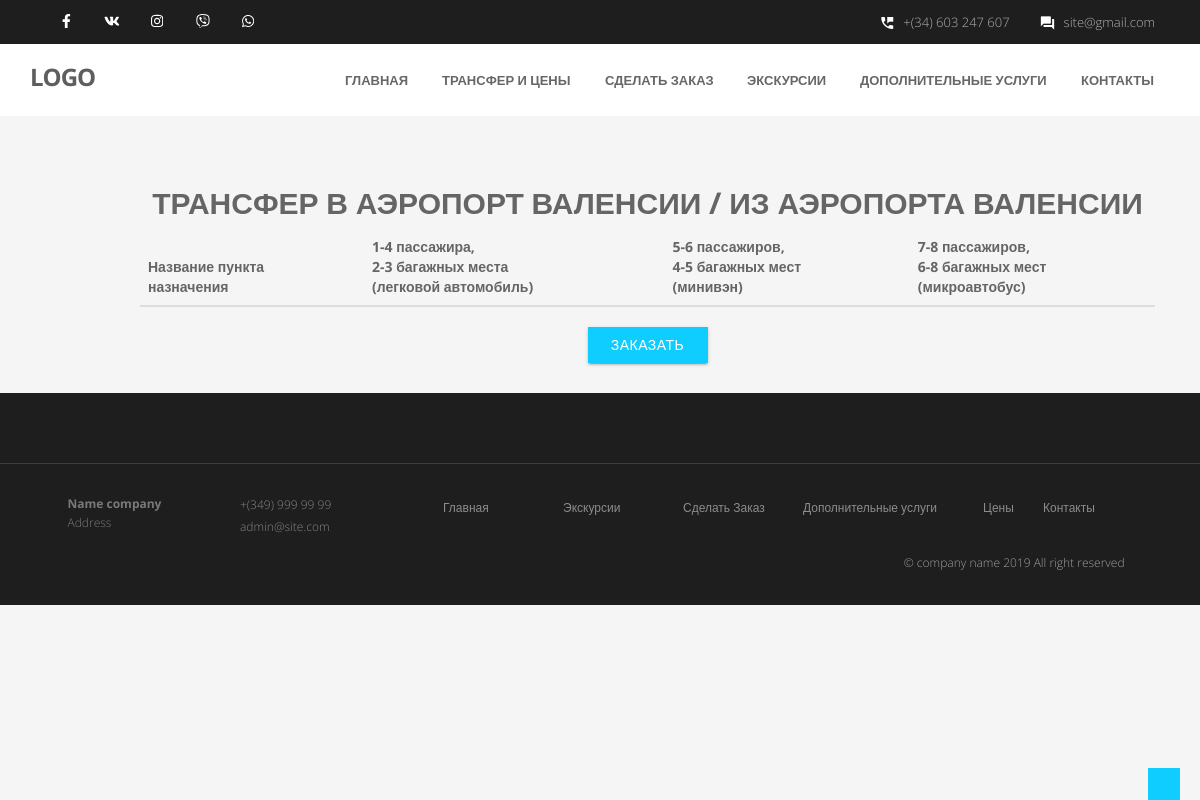
The page /price/alikante/ on the database as committed earlier.
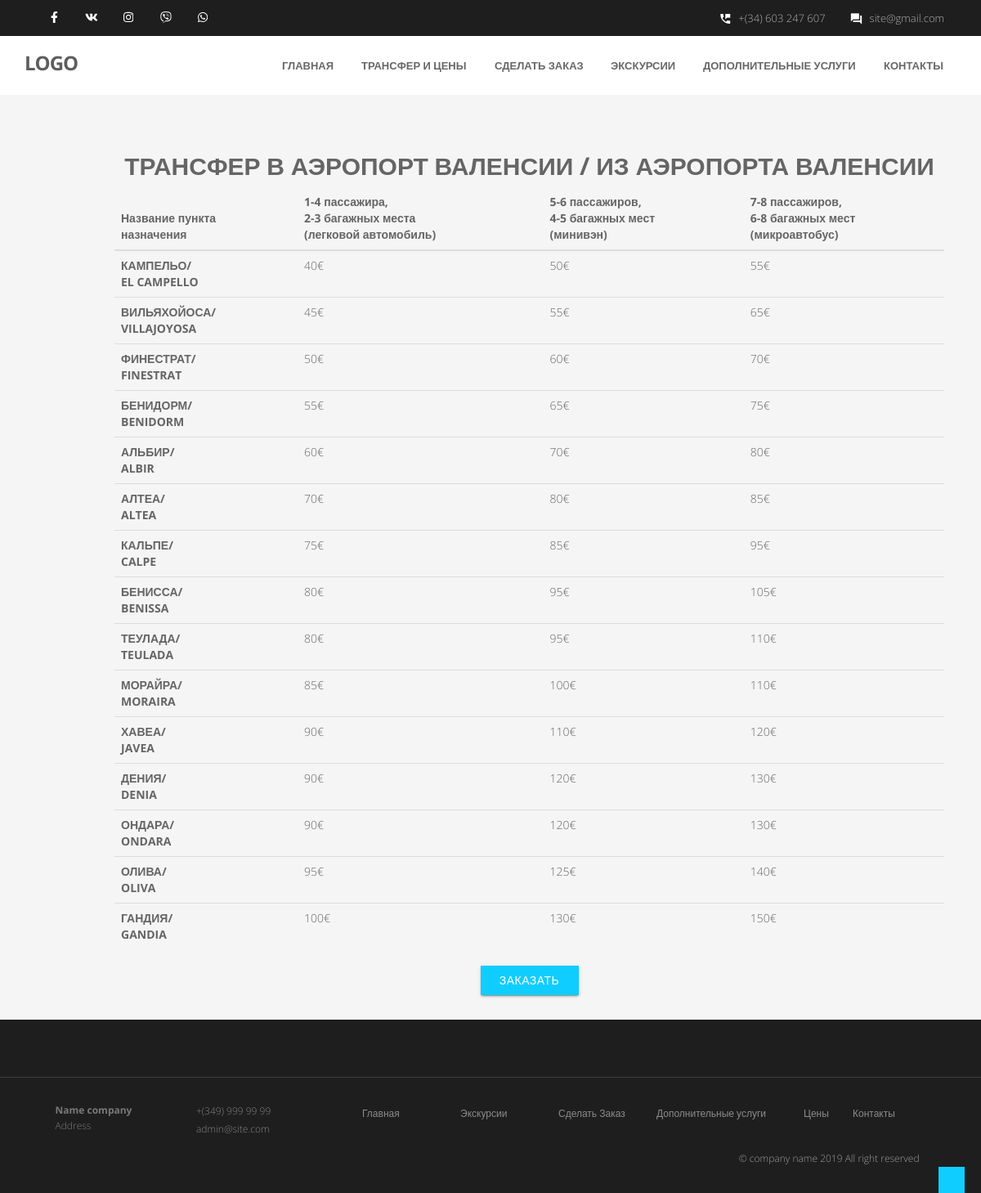
The same page on the database as committed later.
### apps/pricing/models.py (models this page shows, shortened)
class TransferAlikante(models.Model):
    name = models.CharField(max_length=20)
    ispanename = models.CharField(max_length=20)
    pricelehkovoy = models.CharField(max_length=5)
    priceminiven = models.CharField(max_length=5)
    pricemikroavto = models.CharField(max_length=5)

### apps/pricing/views.py (the view)
# urls.py: path('alikante/', Alikante.as_view(), name='alikante'),
class Alikante(ListView):
    template_name = 'alikante.html'
    def get_queryset(self):
        pass
    def get_context_data(self, **kwargs):
        context = super().get_context_data(**kwargs)
        context['alikante'] = TransferAlikante.objects.filter()
        return context

### apps/pricing/templates/alikante.html (shortened to what the changed rows need)
{% load widget_tweaks %}
<!DOCTYPE html>
<html lang="ru">
<head>
<link rel="stylesheet" href="/static/materialize/css/materialize.min.css" media="screen,projection" />
<link href="/static/css/bootstrap.min.css" rel="stylesheet" />
<link href="/static/css/fancybox/jquery.fancybox.css" rel="stylesheet">
<link href="/static/css/flexslider.css" rel="stylesheet" />
<link href="/static/css/style.css" rel="stylesheet" />
</head>
<body>
<div id="wrapper" class="home-page">
  <section id="content">
        <section id="pricing">
                        <div class="container">
                                    <div class="col-md-11">
                                        <table  class="table table-hover">
                                                  <thead>
                                                    <tr>
                                                      <th scope="col">Название пункта <br> назначения</th>
                                                      <th scope="col">1-4 пассажира,<br>
                                                            2-3 багажных места <br> (легковой  автомобиль)
                                                        </th>
                                                      <th scope="col">5-6 пассажиров, <br>
                                                        4-5 багажных мест <br> (минивэн)
                                                        </th>
                                                      <th scope="col">7-8 пассажиров,<br>
                                                        6-8 багажных мест <br> (микроавтобус)
                                                      </th>
                                                    </tr>
                                                  </thead>
                                                  <tbody>
                                                  {% for item in alikante %}
                                                    <tr>
                                                      <th scope="row">{{ item.name }}/ <br>
                                                        {{ item.ispanename }}
                                                        </th>
                                                  <td>{{ item.pricelehkovoy }}</td>
                                                  <td>{{ item.priceminiven }}</td>
                                                  <td>{{ item.pricemikroavto }}</td>
                                                </tr>
                                      {% endfor %}
                                     </tbody>
                                    </table>
                                    </div>
                        </div>
        </section>
  </section>
    </div>
</body>
</html>

Rows that differ between the two databases and show on the page:
added TransferAlikante: name "КАМПЕЛЬО", ispanename "EL CAMPELLO", pricelehkovoy "40€", priceminiven "50€", pricemikroavto "55€"
added TransferAlikante: name "ВИЛЬЯХОЙОСА", ispanename "VILLAJOYOSA", pricelehkovoy "45€", priceminiven "55€", pricemikroavto "65€"
added TransferAlikante: name "ФИНЕСТРАТ", ispanename "FINESTRAT", pricelehkovoy "50€", priceminiven "60€", pricemikroavto "70€"
added TransferAlikante: name "БЕНИДОРМ", ispanename "BENIDORM", pricelehkovoy "55€", priceminiven "65€", pricemikroavto "75€"
added TransferAlikante: name "АЛЬБИР", ispanename "ALBIR", pricelehkovoy "60€", priceminiven "70€", pricemikroavto "80€"
added TransferAlikante: name "АЛТЕА", ispanename "ALTEA", pricelehkovoy "70€", priceminiven "80€", pricemikroavto "85€"
added TransferAlikante: name "КАЛЬПЕ", ispanename "CALPE", pricelehkovoy "75€", priceminiven "85€", pricemikroavto "95€"
added TransferAlikante: name "БЕНИССА", ispanename "BENISSA", pricelehkovoy "80€", priceminiven "95€", pricemikroavto "105€"
added TransferAlikante: name "ТЕУЛАДА", ispanename "TEULADA", pricelehkovoy "80€", priceminiven "95€", pricemikroavto "110€"
added TransferAlikante: name "МОРАЙРА", ispanename "MORAIRA", pricelehkovoy "85€", priceminiven "100€", pricemikroavto "110€"
added TransferAlikante: name "ХАВЕА", ispanename "JAVEA", pricelehkovoy "90€", priceminiven "110€", pricemikroavto "120€"
added TransferAlikante: name "ДЕНИЯ", ispanename "DENIA", pricelehkovoy "90€", priceminiven "120€", pricemikroavto "130€"
added TransferAlikante: name "ОНДАРА", ispanename "ONDARA", pricelehkovoy "90€", priceminiven "120€", pricemikroavto "130€"
added TransferAlikante: name "ОЛИВА", ispanename "OLIVA", pricelehkovoy "95€", priceminiven "125€", pricemikroavto "140€"
added TransferAlikante: name "ГАНДИЯ", ispanename "GANDIA", pricelehkovoy "100€", priceminiven "130€", pricemikroavto "150€"
